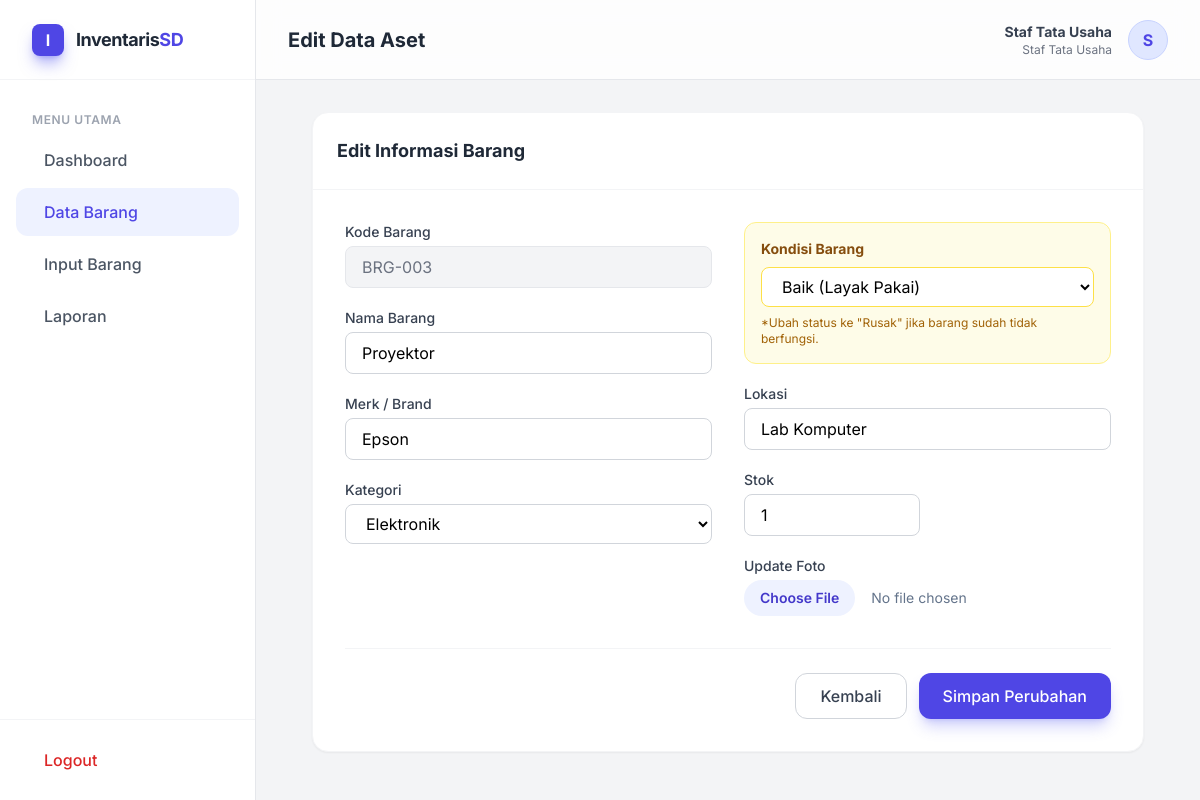
/staf/edit.php?id=3 (signed in), run on the app's committed database.
### tables this page shows
CREATE TABLE `barang` (
  `id_barang` int NOT NULL,
  `kode_barang` varchar(20) NOT NULL,
  `nama_barang` varchar(100) NOT NULL,
  `merk` varchar(50) DEFAULT NULL,
  `id_kategori` int NOT NULL,
  `lokasi` varchar(50) NOT NULL,
  `stok` int NOT NULL DEFAULT '0',
  `sumber_dana` varchar(50) DEFAULT NULL,
  `kondisi` enum('baik','rusak') NOT NULL DEFAULT 'baik',
  `gambar` varchar(255) DEFAULT 'no-image.jpg',
  `tgl_input` timestamp NULL DEFAULT CURRENT_TIMESTAMP
);

### staf/edit.php (the view, shortened to what this page needs)
<?php
include '../config/database.php';
$id = $_GET['id'];
$query = mysqli_query($conn, "SELECT * FROM barang WHERE id_barang='$id'");
$d = mysqli_fetch_array($query);
?>
<!DOCTYPE html>
<html lang="id">
<head>
    <script src="https://cdn.tailwindcss.com"></script>
    <link href="https://cdn.jsdelivr.net/npm/remixicon@3.5.0/fonts/remixicon.css" rel="stylesheet">
</head>
<body class="flex h-screen overflow-hidden">
    <?php include '../komponen/sidebar.php'; ?>
    <main class="flex-1 flex flex-col h-screen overflow-y-auto bg-[#F3F4F6]">
        <?php include '../komponen/header.php'; ?>
        <div class="p-8 max-w-4xl mx-auto w-full">
            <div class="bg-white rounded-2xl shadow-sm border border-gray-100 overflow-hidden">
                <div class="p-6 border-b border-gray-100">
                    <h3 class="text-lg font-bold text-gray-800">Edit Informasi Barang</h3>
                </div>
                <form action="../fungsi/proses_edit.php" method="POST" enctype="multipart/form-data" class="p-8">
                    <div class="grid grid-cols-1 md:grid-cols-2 gap-8">
                        <div class="space-y-5">
                            <div>
                                <label class="block text-sm font-medium text-gray-700 mb-1">Kode Barang</label>
                                <input type="text" name="kode" value="<?php echo $d['kode_barang']; ?>" readonly
                                    class="w-full px-4 py-2 border border-gray-200 bg-gray-100 text-gray-500 rounded-lg cursor-not-allowed">
                            </div>
                            <div>
                                <label class="block text-sm font-medium text-gray-700 mb-1">Nama Barang</label>
                                <input type="text" name="nama" value="<?php echo $d['nama_barang']; ?>" required
                                    class="w-full px-4 py-2 border border-gray-300 rounded-lg focus:ring-2 focus:ring-indigo-500 outline-none">
                            </div>
                            <div>
                                <label class="block text-sm font-medium text-gray-700 mb-1">Merk / Brand</label>
                                <input type="text" name="merk" value="<?php echo $d['merk']; ?>" required
                                    class="w-full px-4 py-2 border border-gray-300 rounded-lg focus:ring-2 focus:ring-indigo-500 outline-none">
                            </div>
                            <div>
                                <label class="block text-sm font-medium text-gray-700 mb-1">Kategori</label>
                                <select name="kategori" required class="w-full px-4 py-2 border border-gray-300 rounded-lg focus:ring-2 focus:ring-indigo-500 outline-none bg-white">
                                    <?php
                                    $kat = mysqli_query($conn, "SELECT * FROM kategori");
                                    while($k = mysqli_fetch_array($kat)){
                                        $selected = ($k['id_kategori'] == $d['id_kategori']) ? "selected" : "";
                                        echo "<option value='".$k['id_kategori']."' $selected>".$k['nama_kategori']."</option>";
                                    }
                                    ?>
                                </select>
                            </div>
                        </div>
                        <div class="space-y-5">
                            <div class="bg-yellow-50 p-4 rounded-xl border border-yellow-200">
                                <label class="block text-sm font-bold text-yellow-800 mb-2">Kondisi Barang</label>
                                <select name="kondisi" class="w-full px-4 py-2 border border-yellow-300 rounded-lg focus:ring-2 focus:ring-yellow-500 outline-none bg-white">
                                    <option value="baik" <?php if($d['kondisi']=='baik') echo 'selected'; ?>>Baik (Layak Pakai)</option>
                                </select>
                                <p class="text-xs text-yellow-700 mt-2">*Ubah status ke "Rusak" jika barang sudah tidak berfungsi.</p>
                            </div>
                            <div>
                                <label class="block text-sm font-medium text-gray-700 mb-1">Lokasi</label>
                                <input type="text" name="lokasi" value="<?php echo $d['lokasi']; ?>" required
                                    class="w-full px-4 py-2 border border-gray-300 rounded-lg focus:ring-2 focus:ring-indigo-500 outline-none">
                            </div>
                            <div class="grid grid-cols-2 gap-4">
                                <div>
                                    <label class="block text-sm font-medium text-gray-700 mb-1">Stok</label>
                                    <input type="number" name="stok" value="<?php echo $d['stok']; ?>" required
                                        class="w-full px-4 py-2 border border-gray-300 rounded-lg focus:ring-2 focus:ring-indigo-500 outline-none">
                                </div>
                            </div>
                             <div>
                                <label class="block text-sm font-medium text-gray-700 mb-1">Update Foto</label>
                                <input type="file" name="foto" class="block w-full text-sm text-slate-500 file:mr-4 file:py-2 file:px-4 file:rounded-full file:border-0 file:text-sm file:font-semibold file:bg-indigo-50 file:text-indigo-700 hover:file:bg-indigo-100 transition-all"/>
                            </div>
                        </div>
                    </div>
                    <div class="mt-8 flex justify-end gap-3 border-t border-gray-100 pt-6">
                        <a href="data_barang.php" class="px-6 py-2.5 rounded-xl border border-gray-300 text-gray-700 font-medium hover:bg-gray-50 transition-colors">Kembali</a>
                        <button type="submit" class="px-6 py-2.5 rounded-xl bg-indigo-600 text-white font-medium hover:bg-indigo-700 shadow-lg shadow-indigo-500/30 transition-all">Simpan Perubahan</button>
                    </div>
                </form>
            </div>
        </div>
    </main>
</body>
</html>

### staf/edit.php (style rules this page uses)
body { font-family: 'Inter', sans-serif; background-color: #F3F4F6; }

### data on the page
barang: kode "BRG-003", nama "Proyektor", merk "Epson", kondisi "Baik (Layak Pakai)", lokasi "Lab Komputer", stok "1"

### other printed values
$judul "Edit Data Aset"
$_SESSION['nama'] "Staf Tata Usaha"
$_SESSION['role'] "Staf"
substr($_SESSION['nama'], 0, 1) "S"
form field kategori "Elektronik"
